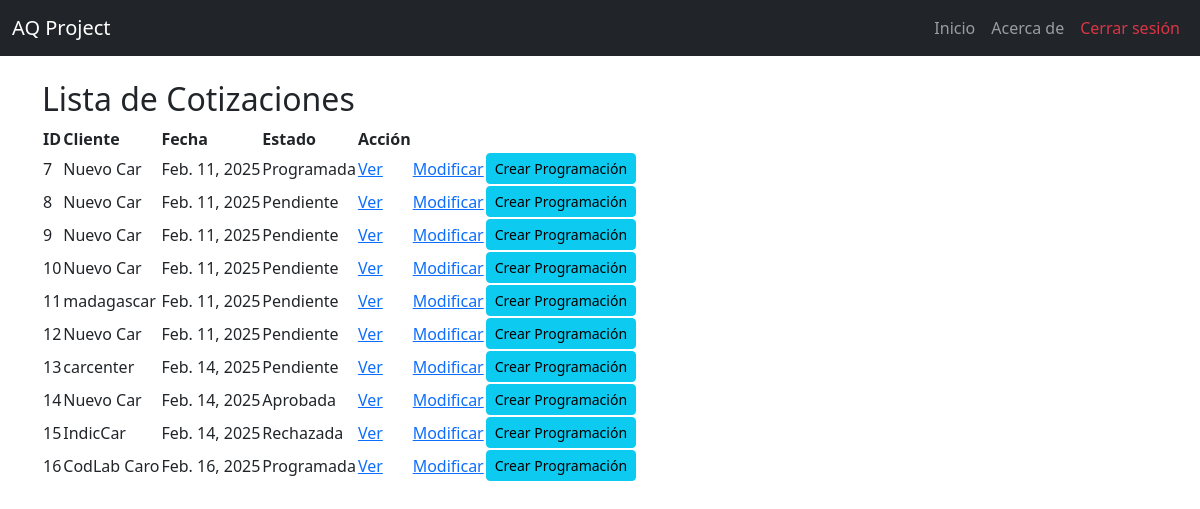
Before: /cotizaciones/cotizaciones/ (signed in) with the older database file.
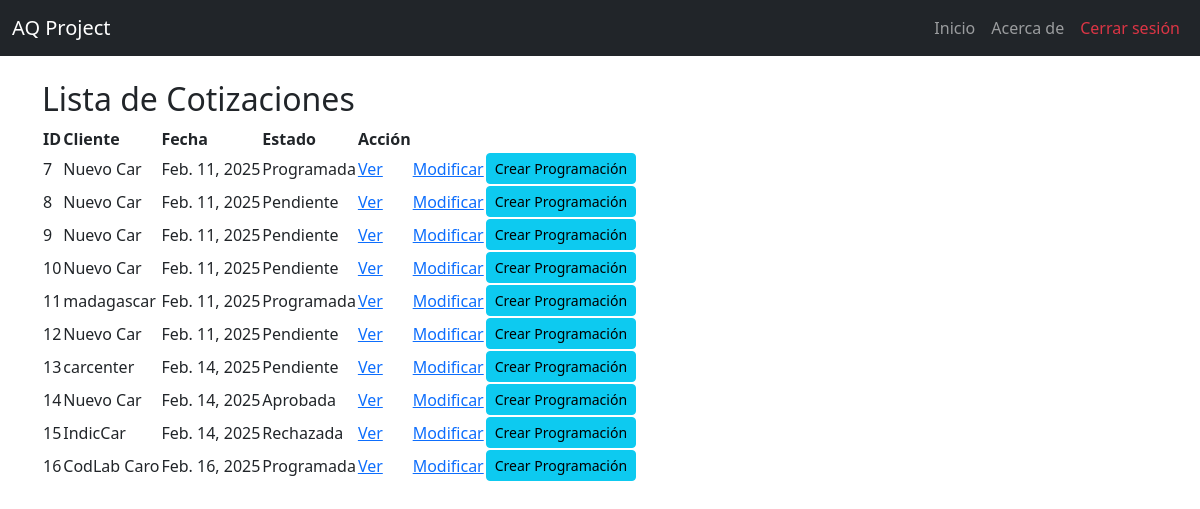
After: the same page with the newer database file.
### cotizaciones/models.py (models this page shows, shortened)
class Cotizacion(models.Model):
    solicitud = models.ForeignKey(Solicitud, on_delete=models.CASCADE, related_name="cotizaciones")
    numero_servicio = models.CharField(max_length=10, unique=True, help_text="Formato: XXXX-X")
    fecha_cotizacion = models.DateField(null=True, blank=True)
    tipo_servicio = models.ManyToManyField("TipoServicio")
    dias_auditoria_etapa_1 = models.DecimalField(max_digits=3, decimal_places=1, null=True, blank=True)
    dias_auditoria_etapa_2 = models.DecimalField(max_digits=3, decimal_places=1, null=True, blank=True)
    precio_neto = models.DecimalField(max_digits=10, decimal_places=2, help_text="Valor sin IVA")
    precio_iva = models.DecimalField(max_digits=10, decimal_places=2, default=Decimal("0.00"), help_text="IVA (19%)")
    precio_total = models.DecimalField(max_digits=10, decimal_places=2, default=Decimal("0.00"), help_text="Total con IVA")
    ESTADO_CHOICES = [
        ('Pendiente', 'Pendiente'),
        ('Aprobada', 'Aprobada'),
        ('Rechazada', 'Rechazada'),
        ('Programada', 'Programada'),
    ]
    estado = models.CharField(max_length=20, choices=ESTADO_CHOICES, default='Pendiente')

### solicitudes/models.py (models this page shows, shortened)
class Solicitud(models.Model):
    cliente = models.ForeignKey(Cliente, on_delete=models.CASCADE, related_name="solicitudes_solicitudes")  # Relación con el modelo Cliente
    fecha_solicitud = models.DateField(default=date.today)  # Fecha en que se crea la solicitud
    estado = models.CharField(
        max_length=20,
        choices=[
            ('Pendiente', 'Pendiente'),
            ('Aprobada', 'Aprobada'),
            ('Rechazada', 'Rechazada')
        ],
        default='Pendiente'
    )  # Estado de la solicitud

class Cliente(models.Model):
    nit = models.CharField(max_length=20, unique=True)  # Nit único
    nombre_propietario = models.CharField(max_length=100)
    nombre_establecimiento = models.CharField(max_length=100)
    representante_legal = models.CharField(max_length=100)
    cedula_ciudadania = models.CharField(max_length=20)
    ciudad = models.CharField(max_length=100)
    departamento = models.CharField(max_length=100)
    direccion = models.CharField(max_length=200)
    representante_organismo = models.CharField(max_length=100)
    cargo = models.CharField(max_length=50)
    telefono_fijo = models.CharField(max_length=20, blank=True, null=True)
    telefono_celular = models.CharField(max_length=20)
    correo_electronico = models.EmailField()
    nivel_cea = models.CharField(max_length=50, choices=NIVELES_CEA)
    cantidad_vehiculos = models.IntegerField(null=True, blank=True)
    cantidad_instructores = models.IntegerField(null=True, blank=True)
    categorias_certificar = models.ManyToManyField(Categoria, blank=True)
    certificado_conformidad = models.CharField(max_length=2, choices=CERTIFICADO_CONFORMIDAD_CHOICES, default="No")
    nombre_ente_certificador = models.CharField(max_length=100, blank=True, null=True)  # Se llena si es "Sí"
    fecha_solicitud = models.DateField(null=True, blank=True)  # Se establece solo cuando se envía la solicitud

### cotizaciones/views.py (the view)
# urls.py: path("cotizaciones/", listado_cotizaciones, name="listado_cotizaciones"),
@login_required
def listado_cotizaciones(request):
    cotizaciones = Cotizacion.objects.all()
    return render(request, "cotizaciones/listado_cotizaciones.html", {"cotizaciones": cotizaciones})

### cotizaciones/templates/cotizaciones/listado_cotizaciones.html (shortened to what this page needs)
<!DOCTYPE html>
<html lang="es">
<head>
</head>
{% extends 'layouts/base.html' %}
{% block content %}
<body>
    <h2>Lista de Cotizaciones</h2>
<table>
    <tr>
        <th>ID</th>
        <th>Cliente</th>
        <th>Fecha</th>
        <th>Estado</th>
        <th>Acción</th>
    </tr>
    {% for cotizacion in cotizaciones %}
    <tr>
        <td>{{ cotizacion.id }}</td>
        <td>{{ cotizacion.solicitud.cliente.nombre_establecimiento }}</td>
        <td>{{ cotizacion.fecha_cotizacion }}</td>
        <td>{{ cotizacion.estado }}</td>
        <td><a href="{% url 'detalle_cotizacion' cotizacion.id %}">Ver</a></td>
        <td><a href="{% url 'editar_cotizacion' cotizacion.id %}">Modificar</a></td>
        <td><a href="{% url 'crear_programacion' cotizacion.id %}" class="btn btn-sm btn-info">Crear Programación</a></td>
    </tr>
    {% endfor %}
</table>
</body>
{% endblock %}

Changed rows visible on the page:
changed Cotizacion "madagascar": estado "Pendiente" → "Programada"
